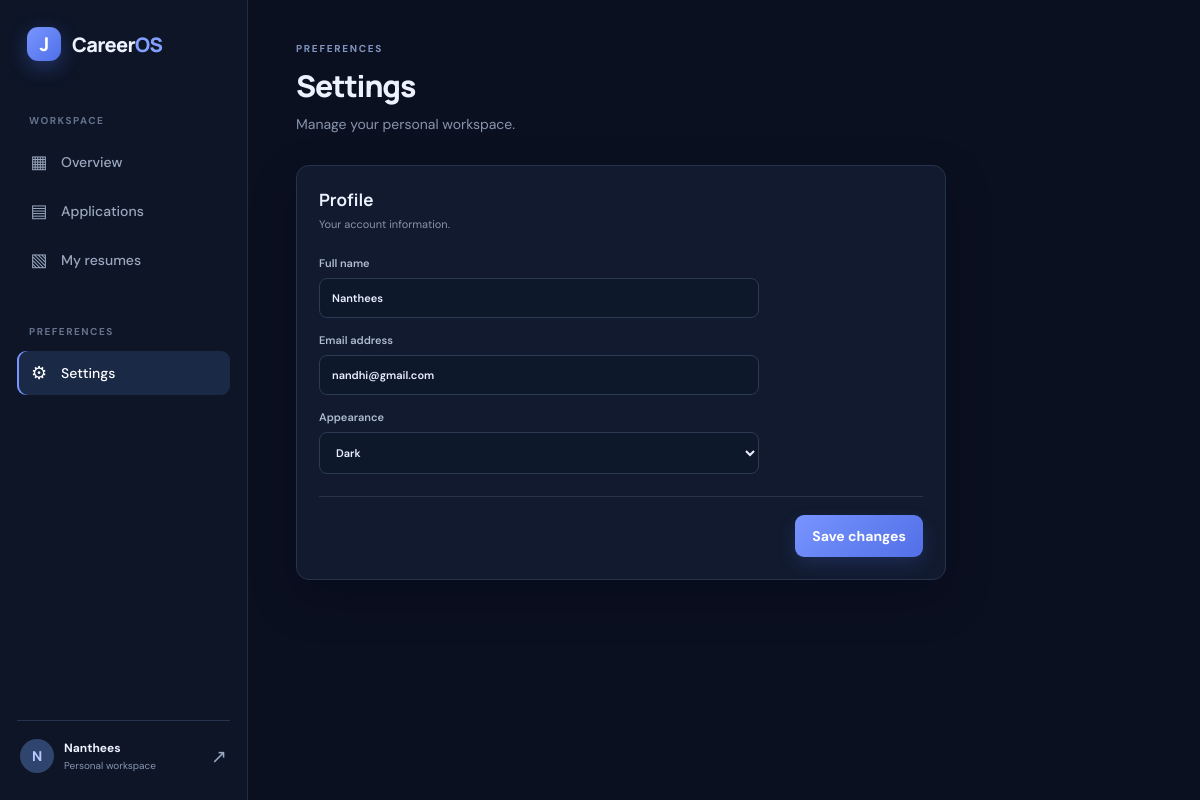
The app's page /settings (signed in) with its own data.
### tables this page shows
CREATE TABLE users (
            id INTEGER PRIMARY KEY AUTOINCREMENT,
            name TEXT NOT NULL,
            email TEXT NOT NULL UNIQUE,
            password_hash TEXT NOT NULL,
            theme TEXT NOT NULL DEFAULT 'dark',
            created_at TEXT NOT NULL DEFAULT CURRENT_TIMESTAMP
        );

### app.py (the view, shortened to what this page needs)
@app.route("/settings", methods=["GET", "POST"])
@login_required
def settings():
    with db() as con:
        user = con.execute("SELECT * FROM users WHERE id=?", (session["user_id"],)).fetchone()
    return render_template("settings.html", user=user)

### app.py (called while the page is built)
def db():
    conn = sqlite3.connect(DB_PATH)
    conn.row_factory = sqlite3.Row
    conn.execute("PRAGMA foreign_keys = ON")
    return conn

def login_required(fn):
    @wraps(fn)
    def wrapper(*args, **kwargs):
        if "user_id" not in session:
            return redirect(url_for("login"))
        return fn(*args, **kwargs)
    return wrapper

@app.context_processor
def inject_globals():
    return {"statuses": STATUSES}

### templates/settings.html
{% extends "base.html" %}{% block title %}Settings{% endblock %}{% block content %}
<header class="topbar"><div><div class="eyebrow">PREFERENCES</div><h1>Settings</h1><p class="muted">Manage your personal workspace.</p></div></header>
<form method="post" class="panel settings-panel"><h2>Profile</h2><p class="muted">Your account information.</p><div class="form-stack"><label>Full name<input name="name" value="{{ user.name }}" required></label><label>Email address<input value="{{ user.email }}" disabled></label><label>Appearance<select name="theme"><option value="dark" {% if user.theme=='dark' %}selected{% endif %}>Dark</option><option value="light" {% if user.theme=='light' %}selected{% endif %}>Light</option></select></label></div><div class="form-actions"><button class="btn primary">Save changes</button></div></form>{% endblock %}

### templates/base.html (shortened to what this page needs)
<!doctype html><html lang="en"><head><meta charset="utf-8"><meta name="viewport" content="width=device-width,initial-scale=1">
<title>{% block title %}JobTrack{% endblock %} · CareerOS</title><link rel="stylesheet" href="{{ url_for('static', filename='css/style.css') }}"></head>
<body class="{% if request.endpoint == 'settings' %}settings-page{% endif %}">
{% if session.get('user_id') %}
<aside class="sidebar"><a class="brand" href="{{ url_for('dashboard') }}"><span class="brand-mark">J</span><span>Career<span class="brand-accent">OS</span></span></a>
<div class="side-label">WORKSPACE</div>
<a class="nav-link {% if request.endpoint=='dashboard' %}active{% endif %}" href="{{ url_for('dashboard') }}"><span>▦</span> Overview</a>
<a class="nav-link {% if request.endpoint=='kanban' or request.endpoint=='application_form' %}active{% endif %}" href="{{ url_for('kanban') }}"><span>▤</span> Applications</a>
<a class="nav-link {% if request.endpoint=='resumes' %}active{% endif %}" href="{{ url_for('resumes') }}"><span>▧</span> My resumes</a>
<div class="side-label side-bottom">PREFERENCES</div><a class="nav-link {% if request.endpoint=='settings' %}active{% endif %}" href="{{ url_for('settings') }}"><span>⚙</span> Settings</a>
<div class="sidebar-user"><div class="avatar">{{ session.get('user_name','U')[:1]|upper }}</div><div><b>{{ session.get('user_name') }}</b><small>Personal workspace</small></div><a class="logout" href="{{ url_for('logout') }}" title="Log out">↗</a></div></aside>
{% endif %}
<main class="{% if session.get('user_id') %}main-content{% else %}auth-main{% endif %}">
{% block content %}{% endblock %}</main><script src="{{ url_for('static', filename='js/app.js') }}"></script></body></html>

### static/css/style.css (style rules this page uses)
:root { --bg:#0b1020;--panel:#111a2e;--panel2:#151f35;--line:#26334c;--text:#edf2ff;--muted:#8794ad;--blue:#6d8cff;--blue2:#4f6fe8;--green:#4ec9a1;--shadow:0 18px 45px #02061755 }
* { box-sizing:border-box }
body { margin:0;background:var(--bg);color:var(--text);font-family:'DM Sans',sans-serif;font-size:14px }
a { color:inherit;text-decoration:none }
button,input,select,textarea { font:inherit }
.sidebar { width:248px;position:fixed;inset:0 auto 0 0;background:#0d1527;border-right:1px solid #202c43;padding:27px 17px;display:flex;flex-direction:column;z-index:5 }
.brand { display:flex;align-items:center;gap:11px;font:800 20px Manrope;margin:0 10px 53px;letter-spacing:-.7px }
.brand-mark { display:grid;place-items:center;width:34px;height:34px;border-radius:11px;background:linear-gradient(135deg,#7895ff,#4f6fe8);color:white;font-size:19px;box-shadow:0 6px 20px #5577ed55 }
.brand-accent { color:#83a0ff }
.side-label { font-size:10px;font-weight:700;letter-spacing:1.5px;color:#65728c;margin:0 12px 13px }
.nav-link { height:44px;padding:0 13px;display:flex;align-items:center;gap:13px;border-radius:9px;color:#9ba8c0;margin-bottom:5px;font-weight:500 }
.nav-link span { font-size:18px;width:18px;text-align:center }
.nav-link:hover,.nav-link.active { background:#1a2946;color:#fff }
.nav-link.active { box-shadow:inset 2px 0 #7895ff }
.side-bottom { margin-top:38px }
.sidebar-user { margin-top:auto;border-top:1px solid #26334c;padding:18px 3px 0;display:flex;align-items:center;gap:10px }
.avatar { width:34px;height:34px;border-radius:50%;display:grid;place-items:center;background:#30456e;color:#b9c8ff;font-weight:700 }
.sidebar-user b,.sidebar-user small { display:block }
.sidebar-user b { font-size:12px }
.sidebar-user small { color:var(--muted);font-size:10px;margin-top:3px }
.logout { margin-left:auto;color:#9aa8c1;font-size:19px }
.main-content { margin-left:248px;padding:42px 48px 65px;max-width:1700px }
.topbar { display:flex;justify-content:space-between;align-items:center;margin-bottom:30px }
.eyebrow { font-size:10px;font-weight:700;letter-spacing:1.7px;color:#8295c0;margin-bottom:10px }
.topbar h1,.auth-card h1 { font:800 30px Manrope;letter-spacing:-1.1px;margin:0 0 7px }
.muted { color:var(--muted);margin:0;line-height:1.6 }
.btn { border:0;border-radius:9px;padding:12px 17px;display:inline-flex;align-items:center;justify-content:center;gap:12px;font-weight:700;cursor:pointer;transition:.2s }
.btn.primary { background:linear-gradient(135deg,#7794ff,#526fe7);color:white;box-shadow:0 7px 18px #526fe733 }
.stat-card,.panel { background:var(--panel);border:1px solid var(--line);border-radius:13px;box-shadow:var(--shadow) }
.panel { padding:22px;margin-bottom:18px }
.panel h2 { font:700 15px Manrope;margin:0 0 5px }
.form-grid label,.form-stack label { display:flex;flex-direction:column;gap:8px;color:#aebbd0;font-size:11px;font-weight:600 }
input,select,textarea { width:100%;border:1px solid #2c3a54;border-radius:8px;background:#0e182b;color:#eaf0ff;padding:12px;outline:none }
input::placeholder,textarea::placeholder { color:#596984 }
select { cursor:pointer }
.form-actions { display:flex;justify-content:flex-end;gap:10px;margin-top:22px;padding-top:18px;border-top:1px solid #27344b }
.form-stack { display:flex;flex-direction:column;gap:15px;text-align:left }
.settings-panel { max-width:650px }
.settings-panel>h2 { font-size:17px }
.settings-panel>.muted { font-size:11px;margin-bottom:22px }
.settings-panel .form-stack { max-width:440px }

### records on screen
users: get "Nanthees", name "Nanthees", email "nandhi@gmail.com", theme "Dark"

### other values on screen
{{ session.get('user_name','U')[:1]|upper }} "N"
